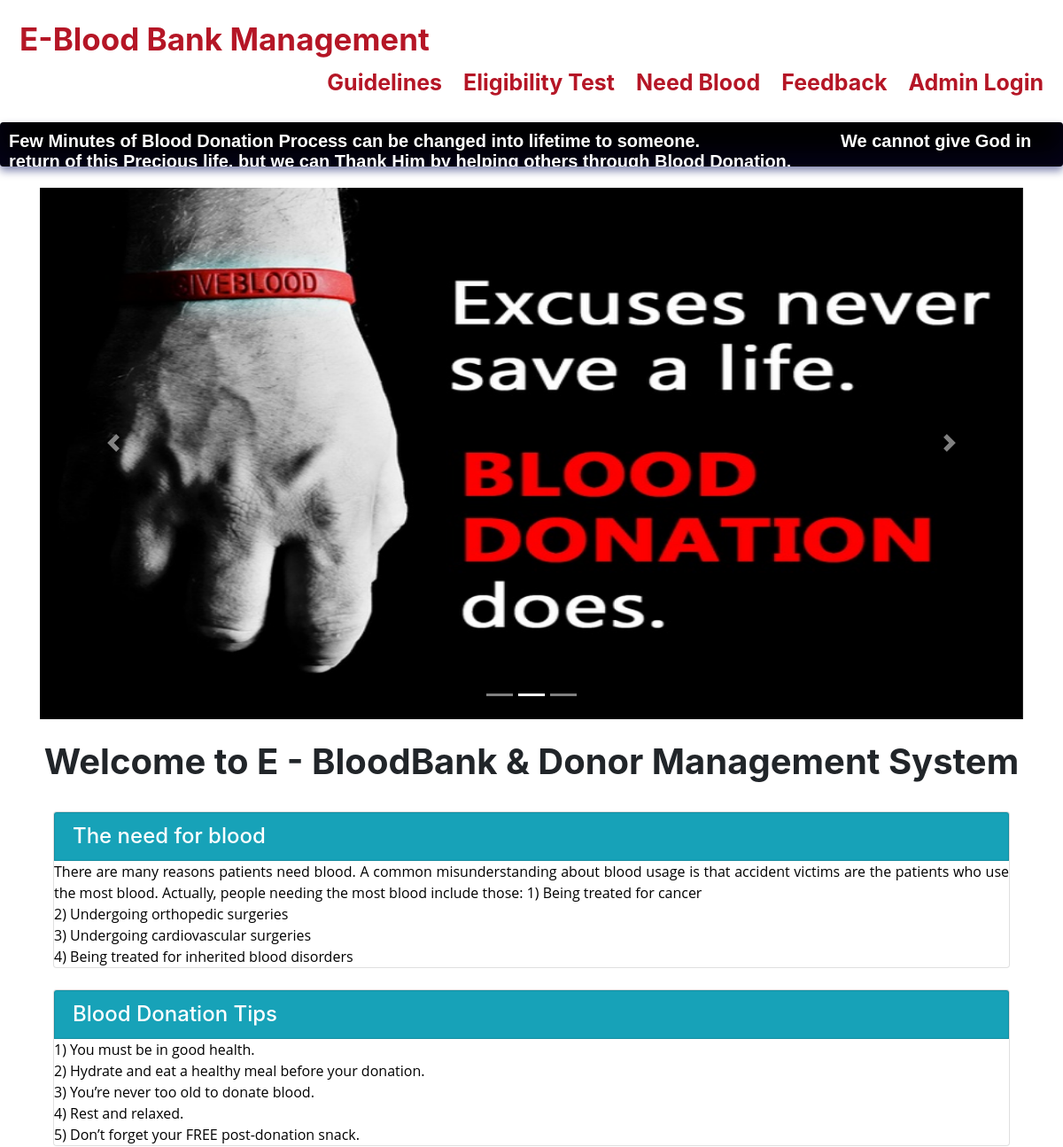
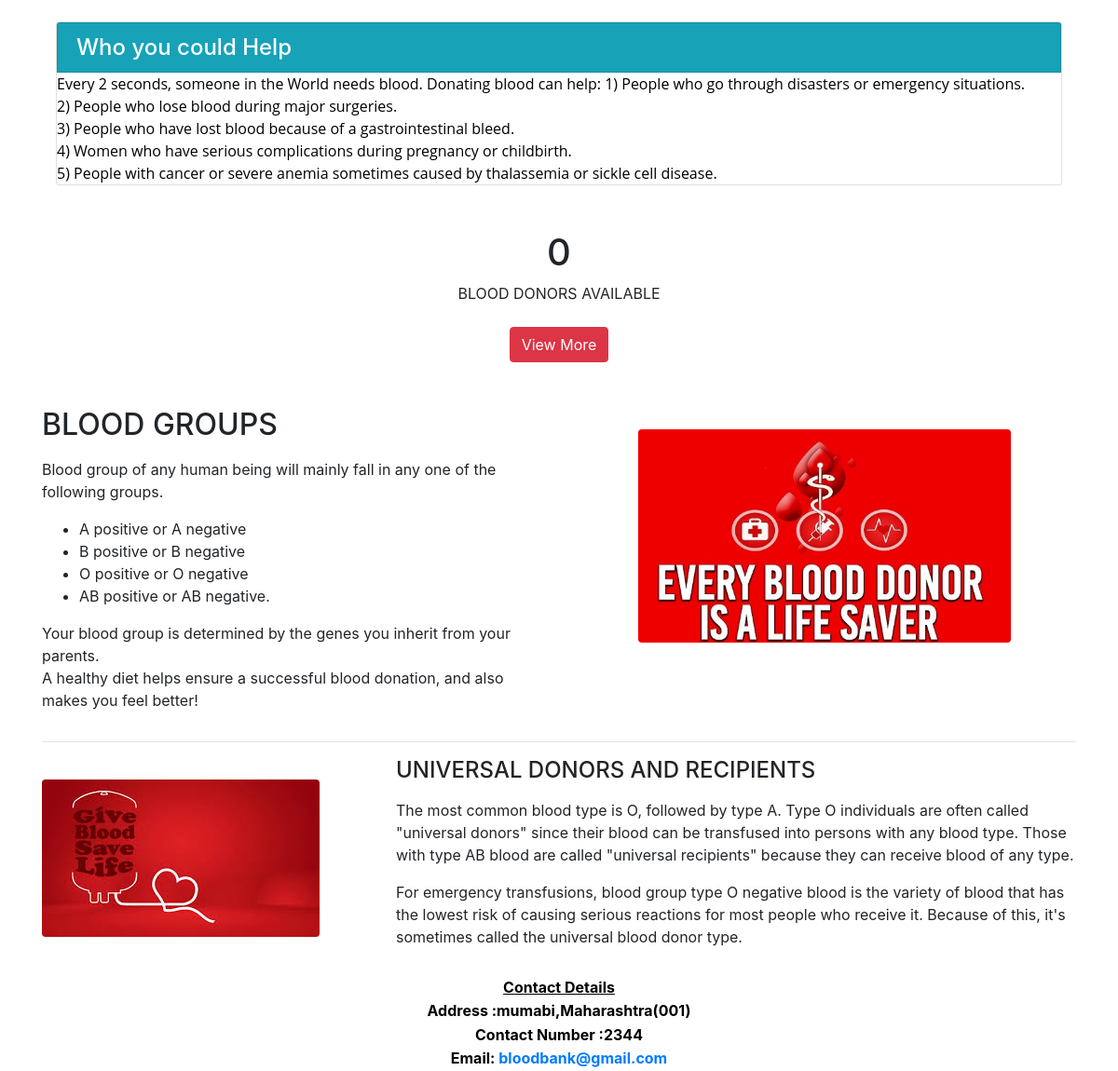
The app's page /home.php with its own data (2 pictures, top to bottom).
### tables this page shows
create table pages(
page_id int NOT NULL auto_increment UNIQUE,
page_name varchar(255) NOT NULL,
page_type varchar(255) NOT NULL,
page_data longtext NOT NULL
);

create table contact_info(
contact_id int auto_increment Not Null,
contact_address varchar(100) NOT NULL,
contact_mail varchar(50) NOT NULL,
contact_phone varchar(100) NOT NULL,
primary key(contact_id)
);

### home.php (the view, shortened to what this page needs)
<!DOCTYPE html>
<html lang="en">
<head>
  <link rel="stylesheet" href="https://maxcdn.bootstrapcdn.com/bootstrap/4.5.2/css/bootstrap.min.css">
</head>
<body>
<div class="header">
<?php
$active="home";
include('head.php'); ?>
</div>
<?php include'ticker.php'; ?>
  <div id="page-container" style="margin-top:0px; position: relative;min-height: 84vh;   ">
    <div class="container">
    <div id="content-wrap"style="padding-bottom:75px;">
  <div id="demo" class="carousel slide" data-ride="carousel">
    <ul class="carousel-indicators">
      <li data-target="#demo" data-slide-to="0"></li>
      <li data-target="#demo" data-slide-to="1" class="active"></li>
      <li data-target="#demo" data-slide-to="2"></li>
    </ul>
    <br>
    <div class="carousel-inner">
        <div class="carousel-item active">
        <img src="image\1st_BloodDonor.jfif" alt="" width="100%" height="600">
      </div>
    </div>
    <a class="carousel-control-prev" href="#demo" data-slide="prev">
      <span class="carousel-control-prev-icon"></span>
    </a>
    <a class="carousel-control-next" href="#demo" data-slide="next">
      <span class="carousel-control-next-icon"></span>
    </a>
  </div>
    <br>
        <h1 style="text-align:center;font-size:40px;"><b>Welcome to E - BloodBank & Donor Management System</b></h1>
    <br>
        <div class="col">
            <div class="col-lg-16 mb-4">
                <div class="card">
                    <h4 class="card-header card bg-info text-white">The need for blood</h4>
                          <?php
                            include 'conn.php';
                            $sql=$sql= "select * from pages where page_type='needforblood'";
                            $result=mysqli_query($conn,$sql);
                            if(mysqli_num_rows($result)>0)   {
                                while($row = mysqli_fetch_assoc($result)) {
                                  echo $row['page_data'];
                                }
                              }
                           ?>
                </div>
            </div>
            <div class="col-lg-16 mb-4">
                <div class="card">
                    <h4 class="card-header card bg-info text-white">Blood Donation Tips</h4>
                      <?php
                        include 'conn.php';
                        $sql=$sql= "select * from pages where page_type='bloodtips'";
                        $result=mysqli_query($conn,$sql);
                        if(mysqli_num_rows($result)>0)   {
                            while($row = mysqli_fetch_assoc($result)) {
                              echo $row['page_data'];
                            }
                          }
                       ?>
                        </div>
            </div>
            <div class="col-lg-16 mb-4">
                <div class="card">
                    <h4 class="card-header card bg-info text-white" >Who you could Help</h4>
                      <?php
                        include 'conn.php';
                        $sql=$sql= "select * from pages where page_type='whoyouhelp'";
                        $result=mysqli_query($conn,$sql);
                        if(mysqli_num_rows($result)>0)   {
                            while($row = mysqli_fetch_assoc($result)) {
                              echo $row['page_data'];
                            }
                          }
                       ?>
                        </div>
            </div>
</div>
<br>
      <div class="row">
            <div class="col-md-4">
            </div>
            <div class="col-md-4">
                    <?php
                      $sql =" SELECT * from donor_details ";
                      $result=mysqli_query($conn,$sql) or die("query failed.");
                      $row=mysqli_num_rows($result);
                    ?>
                    <center>
                    <div class="stat-panel-number h1"><?php echo $row?></div>
                    <div class="stat-panel-title text-uppercase">Blood Donors Available </div>
                    <br>
                      <button class="btn btn-danger" onclick="window.location.href = 'home_donor_list.php';">
                        View More <i class="fa fa-arrow-right"></i>
                      </button>
                    </center>
            </div>
    </div>
<br>
<br>
        <div class="row">
            <div class="col-lg-6">
                <h2>BLOOD GROUPS</h2>
                <p>
                  <?php
                    include 'conn.php';
                    $sql=$sql= "select * from pages where page_type='bloodgroups'";
                    $result=mysqli_query($conn,$sql);
                    if(mysqli_num_rows($result)>0)   {
                        while($row = mysqli_fetch_assoc($result)) {
                          echo $row['page_data'];
                        }
                      }
                   ?></p>
            </div>
            <div class="col-lg-6"><br>
                <center><img class="img-fluid rounded" src="image\img2.jpg" alt="" width="400"></center>
            </div>
        </div>
        <hr>
        <div class="row mb-4">
            <div class="col-md-4">
                <br>
                <img class="img-fluid rounded" src="image\img3.jpg" alt="" >
            </div>
            <div class="col-md-8">
            <h4>UNIVERSAL DONORS AND RECIPIENTS</h4>
            <p>
              <?php
                include 'conn.php';
                $sql=$sql= "select * from pages where page_type='universal'";
                $result=mysqli_query($conn,$sql);
                if(mysqli_num_rows($result)>0)   {
                    while($row = mysqli_fetch_assoc($result)) {
                      echo $row['page_data'];
                    }
                  }
               ?></p>
              </div>
        </div>
    </div>
  </div>
  <?php include('footer.php');?>
</div>
</body>
</html>

### head.php (shortened to what this page needs)
<html>
<head>
</head>
<body>
  <div class="header">
    <a href="home.php" class="logo"<?php if($active=='home') echo "class='logo2'"; ?>> E-Blood Bank Management
    </a>
    <div class="header-right">
    <a href="guidelines.php">Guidelines</a>
    <a href="eligibility.php">Eligibility Test</a>
    <a href="search_blood.php" <?php if($active=='need') echo "class='act'"; ?>>Need Blood</a>
    <a href="feedback.php" <?php if($active=='contact') echo "class='act'"; ?>>Feedback</a>
    <a href="admin/login.php" <?php if($active=='contact') echo "class='act'"; ?>>Admin Login</a>
    </div>
  </div>
</body>
</html>

### ticker.php (shortened to what this page needs)
<html>
<head>
</head>
<body>
<div class="news blue">
<span class="text1" >
  <marquee>
    <b>Few Minutes of Blood Donation Process can be changed into lifetime to someone. &emsp; &emsp; &emsp; &emsp; &emsp; &emsp;  We cannot give God in return of this Precious life, but we can Thank Him by helping others through Blood Donation.</b>
  </marquee></span>
</div>
</body>
</head>
</html>

### footer.php (shortened to what this page needs)
<html>
<head>
</head>
<body>
  <div id="footer" >
  <?php
          include 'conn.php';
          $sql= "select * from contact_info";
          $result=mysqli_query($conn,$sql);
          if(mysqli_num_rows($result)>0)   {
              while($row = mysqli_fetch_assoc($result)) { ?>
  <b><center>
  <u>Contact Details</u>
  <br>
  Address :<?php echo $row['contact_address']; ?>
  <br>
  Contact Number :<?php echo $row['contact_phone']; ?>
  <br>
  Email: <a href="#"><?php echo $row['contact_mail']; ?></a>
  </center>
  </div>
<?php }
      } ?>
</body>
</html>

### head.php (style rules this page uses)
.header { overflow:hidden; background-color:white; top: 0; width:100%; padding: 10px 5px; color:#cfd914 ; }
.header a { float: left; color: #b51626; text-align: center; padding: 12px; text-decoration: none; font-size: 25px; line-height: 25px; border-radius: 4px; font-weight:bold; }
.header a.logo { font-size: 35px; font-weight: bold; color:#b51626 ; }
.header-right { float: right; font-size: 10px; }

### ticker.php (style rules this page uses)
.blue { background: black; }
.news { box-shadow: inset 0 -15px 30px rgba(10,4,60,0.4), 0 5px 10px rgba(10,20,100,0.5); width: 100%; height:50px; margin-top:0px; overflow: hidden; border-radius: 4px; padding: 1px; -webkit-user-select: none; }
.news span { float: left; color: #fff; padding: 9px; position: relative; top: 1%; box-shadow: inset 0 -15px 30px rgba(0,0,0,0.4); font: 20px 'Raleway', Helvetica, Arial, sans-serif; -webkit-font-smoothing: antialiased; -webkit-user-select: none; cursor: pointer; }
.text1 { box-shadow:none !important; position:relative; width:100% }

### footer.php (style rules this page uses)
#footer { position:absolute; left: 0; bottom:0; width: 100%; height: 85px; background-color:white; color:black; line-height: 1.6; font-size: 16px; }

### records on screen
pages: page_data "There are many reasons patients need blood. A common misunderstanding about blood usage is that accident victims are the patients who use the most blood. Actually, people needing the most blood include those: 1) Being treated for cancer 2) Undergoing orthopedic surgeries 3) Undergoing cardiovascular surgeries 4) Being treated for inherited blood disorders"
pages: page_data "1) You must be in good health. 2) Hydrate and eat a healthy meal before your donation. 3) You’re never too old to donate blood. 4) Rest and relaxed. 5) Don’t forget your FREE post-donation snack."
pages: page_data "Every 2 seconds, someone in the World needs blood. Donating blood can help: 1) People who go through disasters or emergency situations. 2) People who lose blood during major surgeries. 3) People who have lost blood because of a gastrointestinal bleed. 4) Women who have serious complications during pregnancy or childbirth. 5) People with cancer or severe anemia sometimes caused by thalassemia or sickle cell disease."
pages: page_data "Blood group of any human being will mainly fall in any one of the following groups. A positive or A negative B positive or B negative O positive or O negative AB positive or AB negative. Your blood group is determined by the genes you inherit from your parents. A healthy diet helps ensure a successful blood donation, and also makes you feel better!"
pages: page_data "The most common blood type is O, followed by type A. Type O individuals are often called \"universal donors\" since their blood can be transfused into persons with any blood type. Those with type AB blood are called \"universal recipients\" because they can receive blood of any type. For emergency transfusions, blood group type O negative blood is the variety of blood that has the lowest risk of causing serious reactions for most people who receive it. Because of this, it's sometimes called the universal blood donor type."
contact_info: contact_address "mumabi,Maharashtra(001)", contact_phone "2344", contact_mail "bloodbank@gmail.com"

### other values on screen
$row "0"
